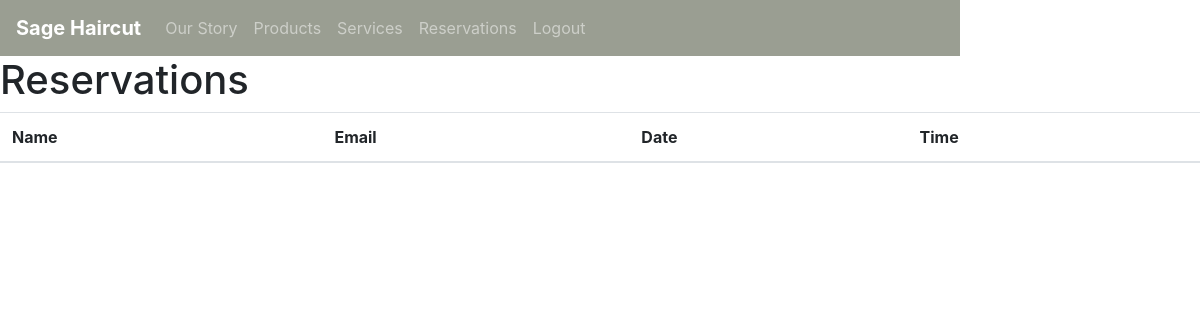
/sagecut/reservations/ (signed in), run on an earlier commit of the app's database.
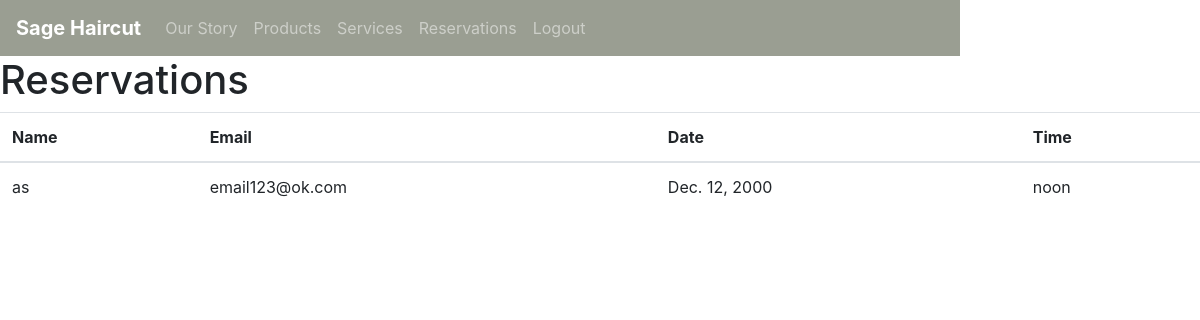
And on a later commit of the database.
### sagecut/models.py (models this page shows)
class customer(models.Model):
    first_name = models.CharField(max_length=26)
    email = models.EmailField(max_length=256,unique = True)
    set_date = models.DateField()
    set_time = models.TimeField(auto_now=False, auto_now_add=False,)

### sagecut/views.py (the view)
@login_required
def reservations(request):
    customer_list = customer.objects.order_by('first_name')
    date_dict = {'access_records':customer_list}
    return render(request,'sagecut/reservations.html',context = date_dict)

### template/sagecut/reservations.html
<!DOCTYPE html>
{% extends "sagecut/base.html" %}
{% block body_block %}
<h1 style="text-align:center:font-weight:700">Reservations</h1>
<table class="table table-borderless">
  <thead>
    <th>Name</th>
    <th>Email</th>
    <th>Date</th>
    <th>Time</th>
  </thead>
  <tbody>
    {% for acc in access_records %}
    <tr>
      <td>{{acc.first_name}}</td>
      <td>{{acc.email}}</td>
      <td>{{acc.set_date}}</td>
      <td>{{acc.set_time}}</td>
    </tr>
    {% endfor %}
  </tbody>
</table>
{% endblock %}

What changed in the data, as far as the page shows it:
added customer: first_name "as", email "email123@ok.com", set_date "Dec. 12, 2000", set_time "noon"
